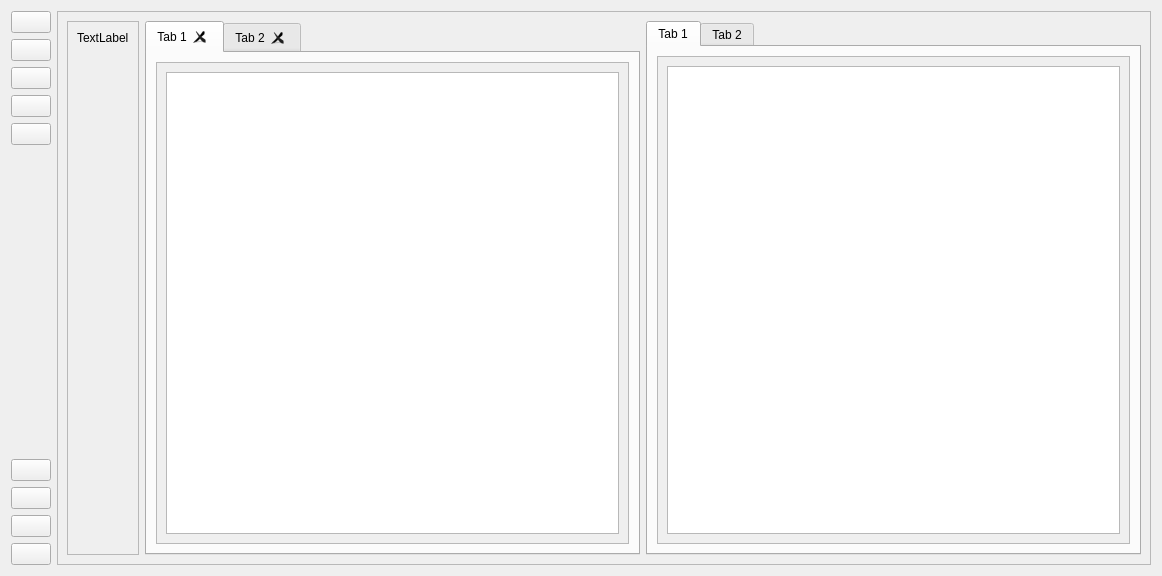
<?xml version="1.0" encoding="UTF-8"?>
<ui version="4.0">
 <class>Widget</class>
 <widget class="QWidget" name="Widget">
  <property name="geometry">
   <rect>
    <x>0</x>
    <y>0</y>
    <width>1162</width>
    <height>576</height>
   </rect>
  </property>
  <property name="minimumSize">
   <size>
    <width>575</width>
    <height>350</height>
   </size>
  </property>
  <property name="windowTitle">
   <string>RQT2 IDE</string>
  </property>
  <property name="windowIcon">
   <iconset>
    <normaloff>icons/logo.svg</normaloff>icons/logo.svg</iconset>
  </property>
  <layout class="QHBoxLayout" name="horizontalLayout">
   <item>
    <layout class="QVBoxLayout" name="verticalLayout_2">
     <item>
      <widget class="QPushButton" name="pushButton">
       <property name="sizePolicy">
        <sizepolicy hsizetype="Fixed" vsizetype="Fixed">
         <horstretch>0</horstretch>
         <verstretch>0</verstretch>
        </sizepolicy>
       </property>
       <property name="icon">
        <iconset>
         <normaloff>icons/code/default.svg</normaloff>icons/code/default.svg</iconset>
       </property>
      </widget>
     </item>
     <item>
      <widget class="QPushButton" name="pushButton_2">
       <property name="sizePolicy">
        <sizepolicy hsizetype="Fixed" vsizetype="Fixed">
         <horstretch>0</horstretch>
         <verstretch>0</verstretch>
        </sizepolicy>
       </property>
       <property name="icon">
        <iconset>
         <normaloff>icons/launch/default.svg</normaloff>icons/launch/default.svg</iconset>
       </property>
      </widget>
     </item>
     <item>
      <widget class="QPushButton" name="pushButton_3">
       <property name="sizePolicy">
        <sizepolicy hsizetype="Fixed" vsizetype="Fixed">
         <horstretch>0</horstretch>
         <verstretch>0</verstretch>
        </sizepolicy>
       </property>
       <property name="icon">
        <iconset>
         <normaloff>icons/teleop/default.svg</normaloff>icons/teleop/default.svg</iconset>
       </property>
      </widget>
     </item>
     <item>
      <widget class="QPushButton" name="pushButton_7">
       <property name="sizePolicy">
        <sizepolicy hsizetype="Fixed" vsizetype="Fixed">
         <horstretch>0</horstretch>
         <verstretch>0</verstretch>
        </sizepolicy>
       </property>
       <property name="icon">
        <iconset>
         <normaloff>icons/nodes/default.svg</normaloff>icons/nodes/default.svg</iconset>
       </property>
      </widget>
     </item>
     <item>
      <widget class="QPushButton" name="pushButton_8">
       <property name="sizePolicy">
        <sizepolicy hsizetype="Fixed" vsizetype="Fixed">
         <horstretch>0</horstretch>
         <verstretch>0</verstretch>
        </sizepolicy>
       </property>
       <property name="icon">
        <iconset>
         <normaloff>icons/ssh/default.svg</normaloff>icons/ssh/default.svg</iconset>
       </property>
      </widget>
     </item>
     <item>
      <spacer name="verticalSpacer">
       <property name="orientation">
        <enum>Qt::Orientation::Vertical</enum>
       </property>
       <property name="sizeType">
        <enum>QSizePolicy::Policy::MinimumExpanding</enum>
       </property>
       <property name="sizeHint" stdset="0">
        <size>
         <width>20</width>
         <height>20</height>
        </size>
       </property>
      </spacer>
     </item>
     <item>
      <widget class="QPushButton" name="pushButton_4">
       <property name="sizePolicy">
        <sizepolicy hsizetype="Fixed" vsizetype="Fixed">
         <horstretch>0</horstretch>
         <verstretch>0</verstretch>
        </sizepolicy>
       </property>
       <property name="icon">
        <iconset>
         <normaloff>icons/3d/default.svg</normaloff>icons/3d/default.svg</iconset>
       </property>
      </widget>
     </item>
     <item>
      <widget class="QPushButton" name="pushButton_5">
       <property name="sizePolicy">
        <sizepolicy hsizetype="Fixed" vsizetype="Fixed">
         <horstretch>0</horstretch>
         <verstretch>0</verstretch>
        </sizepolicy>
       </property>
       <property name="icon">
        <iconset>
         <normaloff>icons/emulator/default.svg</normaloff>icons/emulator/default.svg</iconset>
       </property>
      </widget>
     </item>
     <item>
      <widget class="QPushButton" name="pushButton_6">
       <property name="sizePolicy">
        <sizepolicy hsizetype="Fixed" vsizetype="Fixed">
         <horstretch>0</horstretch>
         <verstretch>0</verstretch>
        </sizepolicy>
       </property>
       <property name="icon">
        <iconset>
         <normaloff>icons/widgets/default.svg</normaloff>icons/widgets/default.svg</iconset>
       </property>
      </widget>
     </item>
     <item>
      <widget class="QPushButton" name="pushButton_9">
       <property name="sizePolicy">
        <sizepolicy hsizetype="Fixed" vsizetype="Fixed">
         <horstretch>0</horstretch>
         <verstretch>0</verstretch>
        </sizepolicy>
       </property>
       <property name="icon">
        <iconset>
         <normaloff>icons/package/default.svg</normaloff>icons/package/default.svg</iconset>
       </property>
      </widget>
     </item>
    </layout>
   </item>
   <item>
    <layout class="QVBoxLayout" name="verticalLayout_3">
     <item>
      <widget class="QFrame" name="frame">
       <property name="sizePolicy">
        <sizepolicy hsizetype="MinimumExpanding" vsizetype="MinimumExpanding">
         <horstretch>0</horstretch>
         <verstretch>0</verstretch>
        </sizepolicy>
       </property>
       <property name="frameShape">
        <enum>QFrame::Shape::StyledPanel</enum>
       </property>
       <property name="frameShadow">
        <enum>QFrame::Shadow::Raised</enum>
       </property>
       <layout class="QHBoxLayout" name="horizontalLayout_2">
        <item>
         <widget class="QScrollArea" name="scrollArea">
          <property name="sizePolicy">
           <sizepolicy hsizetype="Preferred" vsizetype="Expanding">
            <horstretch>0</horstretch>
            <verstretch>0</verstretch>
           </sizepolicy>
          </property>
          <property name="widgetResizable">
           <bool>true</bool>
          </property>
          <widget class="QWidget" name="scrollAreaWidgetContents">
           <property name="geometry">
            <rect>
             <x>0</x>
             <y>0</y>
             <width>84</width>
             <height>534</height>
            </rect>
           </property>
           <layout class="QVBoxLayout" name="verticalLayout">
            <item>
             <widget class="QLabel" name="label">
              <property name="text">
               <string>TextLabel</string>
              </property>
             </widget>
            </item>
            <item>
             <spacer name="verticalSpacer_2">
              <property name="orientation">
               <enum>Qt::Orientation::Vertical</enum>
              </property>
              <property name="sizeHint" stdset="0">
               <size>
                <width>20</width>
                <height>489</height>
               </size>
              </property>
             </spacer>
            </item>
           </layout>
          </widget>
         </widget>
        </item>
        <item>
         <widget class="QTabWidget" name="tabWidget">
          <property name="tabPosition">
           <enum>QTabWidget::TabPosition::North</enum>
          </property>
          <property name="currentIndex">
           <number>0</number>
          </property>
          <property name="documentMode">
           <bool>false</bool>
          </property>
          <property name="tabsClosable">
           <bool>true</bool>
          </property>
          <property name="movable">
           <bool>true</bool>
          </property>
          <property name="tabBarAutoHide">
           <bool>true</bool>
          </property>
          <widget class="QWidget" name="tab">
           <attribute name="title">
            <string>Tab 1</string>
           </attribute>
           <layout class="QVBoxLayout" name="verticalLayout_6">
            <item>
             <widget class="QScrollArea" name="scrollArea_2">
              <property name="widgetResizable">
               <bool>true</bool>
              </property>
              <widget class="QWidget" name="scrollAreaWidgetContents_2">
               <property name="geometry">
                <rect>
                 <x>0</x>
                 <y>0</y>
                 <width>458</width>
                 <height>482</height>
                </rect>
               </property>
               <layout class="QVBoxLayout" name="verticalLayout_4">
                <item>
                 <widget class="QPlainTextEdit" name="plainTextEdit">
                  <property name="tabStopDistance">
                   <double>30.000000000000000</double>
                  </property>
                 </widget>
                </item>
               </layout>
              </widget>
             </widget>
            </item>
           </layout>
          </widget>
          <widget class="QWidget" name="tab_2">
           <attribute name="title">
            <string>Tab 2</string>
           </attribute>
          </widget>
         </widget>
        </item>
        <item>
         <widget class="QTabWidget" name="tabWidget_2">
          <widget class="QWidget" name="tab_3">
           <attribute name="title">
            <string>Tab 1</string>
           </attribute>
           <layout class="QVBoxLayout" name="verticalLayout_7">
            <item>
             <widget class="QScrollArea" name="scrollArea_3">
              <property name="widgetResizable">
               <bool>true</bool>
              </property>
              <widget class="QWidget" name="scrollAreaWidgetContents_3">
               <property name="geometry">
                <rect>
                 <x>0</x>
                 <y>0</y>
                 <width>458</width>
                 <height>484</height>
                </rect>
               </property>
               <layout class="QVBoxLayout" name="verticalLayout_5">
                <item>
                 <widget class="QPlainTextEdit" name="plainTextEdit_2"/>
                </item>
               </layout>
              </widget>
             </widget>
            </item>
           </layout>
          </widget>
          <widget class="QWidget" name="tab_4">
           <attribute name="title">
            <string>Tab 2</string>
           </attribute>
          </widget>
         </widget>
        </item>
       </layout>
      </widget>
     </item>
    </layout>
   </item>
  </layout>
 </widget>
 <resources/>
 <connections/>
</ui>
